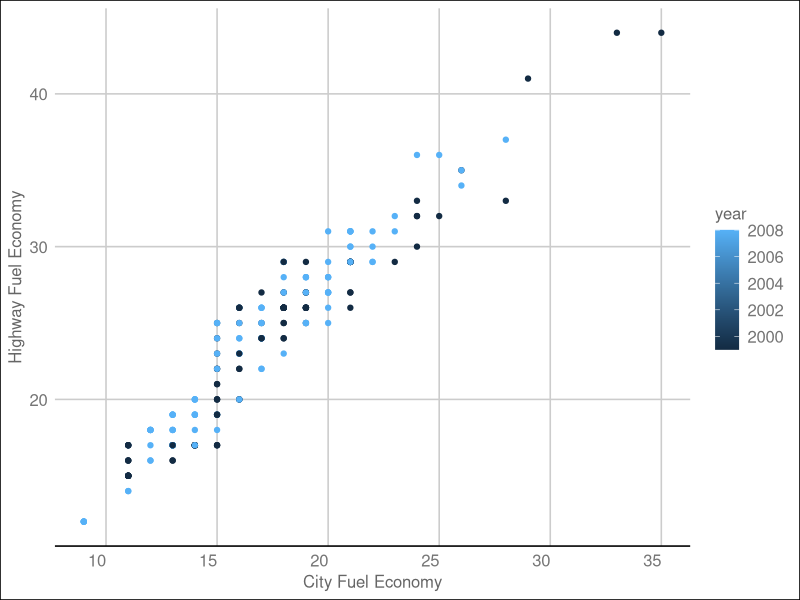

This figure's R source:
library(tidyverse)
library(ggthemes)

ggplot(data = mpg, aes(x = cty, y = hwy, 
        color = year)) + 
        geom_point() +
        theme_gdocs() +
        theme(axis.text.x = element_text(angle = 0, hjust = 1)) +
        labs(y = "Highway Fuel Economy", x = "City Fuel Economy")
